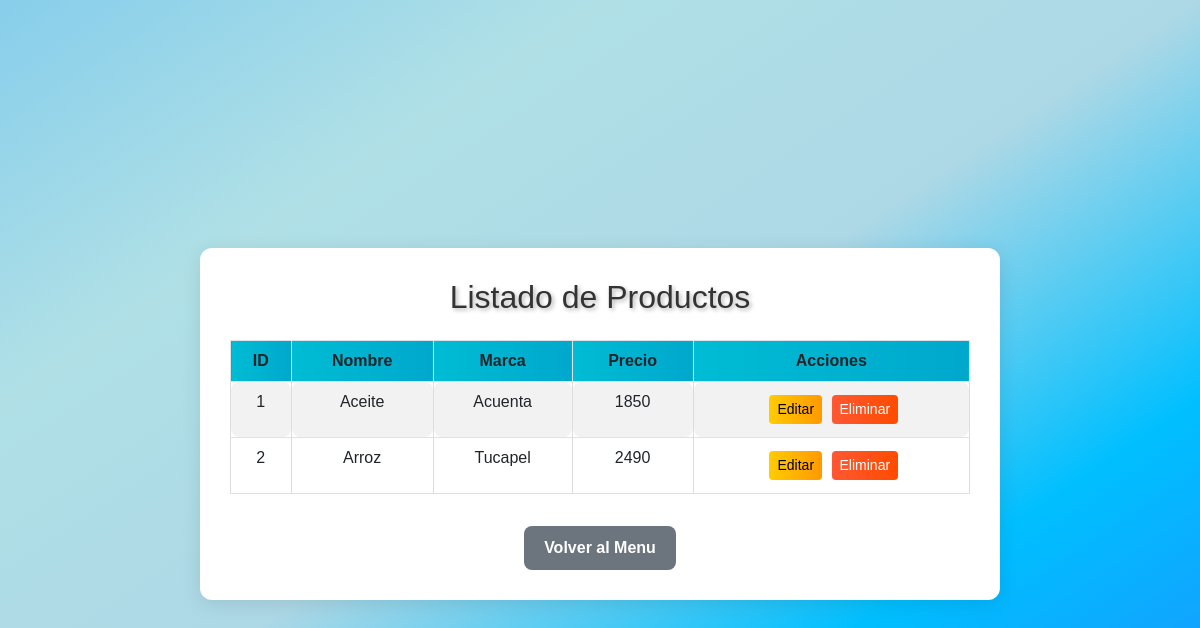
/listar/ (signed in), run on an earlier commit of the app's database.
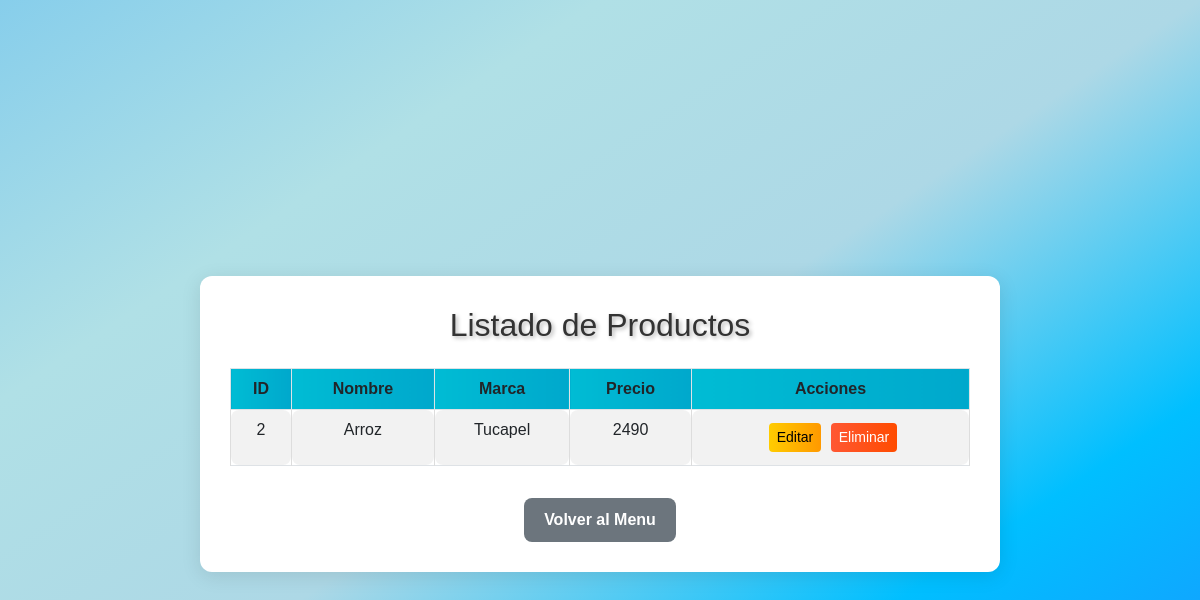
And on a later commit of the database.
### productos/models.py (models this page shows, shortened)
class Producto(models.Model):
    nombre = models.CharField(max_length=255)
    marca = models.CharField(max_length=255)
    precio = models.TextField()

### productos/views.py (the view)
# urls.py: path('listar/', views.listar_productos, name='listar_productos'),  # Listar productos
@login_required
def listar_productos(request):
    productos = Producto.objects.all()
    return render(request, 'listado.html', {'productos': productos})

### productos/templates/listado.html (shortened to what this page needs)
{% load static %}
<!DOCTYPE html>
<html lang="es">
<head>
    <link href="https://cdn.jsdelivr.net/npm/bootstrap@5.3.0-alpha1/dist/css/bootstrap.min.css" rel="stylesheet">
    <link rel="stylesheet" href="{% static 'list.css' %}">
</head>
<body>
    <div class="container mt-5">
        <h1 class="mb-4">Listado de Productos</h1>
        <table class="table table-bordered table-striped">
            <thead>
                <tr>
                    <th>ID</th>
                    <th>Nombre</th>
                    <th>Marca</th>
                    <th>Precio</th>
                    <th>Acciones</th>
                </tr>
            </thead>
            <tbody>
                {% for producto in productos %}
                <tr>
                    <td>{{ producto.id }}</td>
                    <td>{{ producto.nombre }}</td>
                    <td>{{ producto.marca }}</td>
                    <td>{{ producto.precio }}</td>
                    <td>
                        <a href="{% url 'actualizar_producto' producto.id %}" class="btn btn-warning btn-sm">Editar</a>
                        <form action="{% url 'eliminar_producto' producto.id %}" method="POST" style="display:inline;" onsubmit="return confirmarEliminacion();">
                            <button type="submit" class="btn btn-danger btn-sm">Eliminar</button>
                        </form>
                    </td>
                </tr>
                {% endfor %}
            </tbody>
        </table>
        <a href="{% url 'index' %}" class="btn btn-secondary mt-3">Volver al Menu</a>
    </div>
</body>
</html>

### productos/static/list.css (style rules this page uses)
body { background: linear-gradient(to bottom right, #87CEEB, #B0E0E6, #ADD8E6, #00BFFF, #1E90FF); font-family: 'Arial', sans-serif; color: #333; height: 100vh; display: flex; justify-content: center; align-items: center; margin: 0; }
.container { background-color: #ffffff; padding: 30px; border-radius: 12px; box-shadow: 0 4px 20px rgba(0, 0, 0, 0.1); text-align: center; width: 100%; max-width: 800px; }
h1 { font-size: 2rem; color: #333; margin-bottom: 20px; text-shadow: 2px 2px 4px rgba(0, 0, 0, 0.3); }
table { width: 100%; margin-top: 20px; border-collapse: collapse; }
th, td { padding: 12px 15px; text-align: center; }
th { background: linear-gradient(to right, #00bcd4, #00a8cc); color: white; font-weight: bold; }
td { background-color: #f9f9f9; border: 1px solid #ddd; border-radius: 8px; }
td a { margin: 5px; padding: 8px 12px; border-radius: 8px; font-weight: bold; }
.btn-warning { background: linear-gradient(to right, #FFCC00, #FF9900); border: none; }
.btn-danger { background: linear-gradient(to right, #FF5733, #FF4C00); border: none; }
.btn-secondary { background-color: #6c757d; border: none; border-radius: 8px; padding: 10px 20px; font-weight: bold; }

What changed in the data, as far as the page shows it:
removed Producto: id "1", nombre "Aceite", marca "Acuenta", precio "1850"
